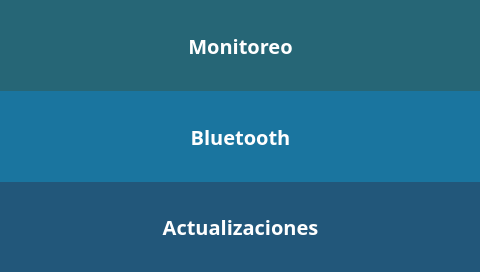
<?xml version="1.0" encoding="UTF-8"?>
<ui version="4.0">
 <class>MainWindow</class>
 <widget class="QMainWindow" name="MainWindow">
  <property name="geometry">
   <rect>
    <x>0</x>
    <y>0</y>
    <width>480</width>
    <height>272</height>
   </rect>
  </property>
  <property name="windowTitle">
   <string>MainWindow</string>
  </property>
  <property name="styleSheet">
   <string notr="true">background-color: white;
font-family: Poppins;
font-size:20px;
font-weight: 500;</string>
  </property>
  <widget class="QWidget" name="centralwidget">
   <property name="styleSheet">
    <string notr="true">QPushButton {
	height: 50px;
	border: none;
}</string>
   </property>
   <widget class="QPushButton" name="settingBtn">
    <property name="geometry">
     <rect>
      <x>0</x>
      <y>182</y>
      <width>481</width>
      <height>90</height>
     </rect>
    </property>
    <property name="styleSheet">
     <string notr="true">QPushButton {
	background-color: #22577a;
	color: white;
}</string>
    </property>
    <property name="text">
     <string>Actualizaciones</string>
    </property>
    <property name="iconSize">
     <size>
      <width>50</width>
      <height>50</height>
     </size>
    </property>
   </widget>
   <widget class="QPushButton" name="monitoringBtn">
    <property name="geometry">
     <rect>
      <x>0</x>
      <y>0</y>
      <width>481</width>
      <height>91</height>
     </rect>
    </property>
    <property name="styleSheet">
     <string notr="true">QPushButton {
	background-color: #266676;
	color: white;
}</string>
    </property>
    <property name="text">
     <string>Monitoreo</string>
    </property>
    <property name="iconSize">
     <size>
      <width>50</width>
      <height>50</height>
     </size>
    </property>
   </widget>
   <widget class="QPushButton" name="connectionsBtn">
    <property name="geometry">
     <rect>
      <x>0</x>
      <y>91</y>
      <width>481</width>
      <height>91</height>
     </rect>
    </property>
    <property name="styleSheet">
     <string notr="true">QPushButton {
	background-color: #1a759f;
	color: white;
}</string>
    </property>
    <property name="text">
     <string>Bluetooth</string>
    </property>
    <property name="iconSize">
     <size>
      <width>50</width>
      <height>50</height>
     </size>
    </property>
   </widget>
  </widget>
 </widget>
 <resources/>
 <connections/>
</ui>
